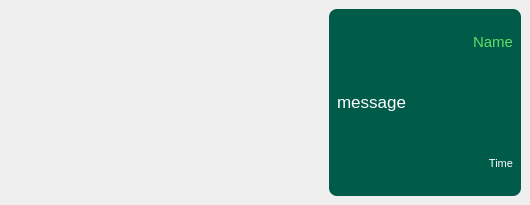
<?xml version="1.0" encoding="UTF-8"?>
<ui version="4.0">
 <class>MessageWidgetMe</class>
 <widget class="QWidget" name="MessageWidgetMe">
  <property name="geometry">
   <rect>
    <x>0</x>
    <y>0</y>
    <width>530</width>
    <height>205</height>
   </rect>
  </property>
  <property name="sizePolicy">
   <sizepolicy hsizetype="Preferred" vsizetype="Preferred">
    <horstretch>0</horstretch>
    <verstretch>0</verstretch>
   </sizepolicy>
  </property>
  <property name="windowTitle">
   <string>Form</string>
  </property>
  <property name="layoutDirection">
   <enum>Qt::LayoutDirection::LeftToRight</enum>
  </property>
  <property name="autoFillBackground">
   <bool>true</bool>
  </property>
  <layout class="QHBoxLayout" name="horizontalLayout" stretch="5,3">
   <property name="leftMargin">
    <number>9</number>
   </property>
   <property name="topMargin">
    <number>9</number>
   </property>
   <property name="rightMargin">
    <number>9</number>
   </property>
   <property name="bottomMargin">
    <number>9</number>
   </property>
   <item>
    <spacer name="horizontalSpacer">
     <property name="orientation">
      <enum>Qt::Orientation::Horizontal</enum>
     </property>
     <property name="sizeHint" stdset="0">
      <size>
       <width>561</width>
       <height>20</height>
      </size>
     </property>
    </spacer>
   </item>
   <item>
    <widget class="QFrame" name="frame">
     <property name="sizePolicy">
      <sizepolicy hsizetype="Preferred" vsizetype="Preferred">
       <horstretch>5</horstretch>
       <verstretch>0</verstretch>
      </sizepolicy>
     </property>
     <property name="maximumSize">
      <size>
       <width>358</width>
       <height>16777215</height>
      </size>
     </property>
     <property name="layoutDirection">
      <enum>Qt::LayoutDirection::LeftToRight</enum>
     </property>
     <property name="autoFillBackground">
      <bool>false</bool>
     </property>
     <property name="styleSheet">
      <string notr="true">QFrame#frame {
    background-color: rgb(0, 92, 73);
    border-radius: 8px;
    padding: 2px 4px 2px 4px;
    max-width: 350px;
}
</string>
     </property>
     <property name="frameShape">
      <enum>QFrame::Shape::StyledPanel</enum>
     </property>
     <property name="frameShadow">
      <enum>QFrame::Shadow::Raised</enum>
     </property>
     <layout class="QVBoxLayout" name="verticalLayout_2">
      <property name="spacing">
       <number>2</number>
      </property>
      <property name="leftMargin">
       <number>4</number>
      </property>
      <property name="topMargin">
       <number>2</number>
      </property>
      <property name="rightMargin">
       <number>4</number>
      </property>
      <property name="bottomMargin">
       <number>2</number>
      </property>
      <item>
       <widget class="QLabel" name="lbUsName">
        <property name="layoutDirection">
         <enum>Qt::LayoutDirection::LeftToRight</enum>
        </property>
        <property name="autoFillBackground">
         <bool>false</bool>
        </property>
        <property name="styleSheet">
         <string notr="true">background-color: transparent;
color: rgb(97, 220, 101);
font-size: 15px;
</string>
        </property>
        <property name="text">
         <string>Name</string>
        </property>
        <property name="alignment">
         <set>Qt::AlignmentFlag::AlignRight|Qt::AlignmentFlag::AlignTrailing|Qt::AlignmentFlag::AlignVCenter</set>
        </property>
       </widget>
      </item>
      <item>
       <widget class="QLabel" name="lbMessage">
        <property name="sizePolicy">
         <sizepolicy hsizetype="Fixed" vsizetype="Preferred">
          <horstretch>0</horstretch>
          <verstretch>0</verstretch>
         </sizepolicy>
        </property>
        <property name="minimumSize">
         <size>
          <width>0</width>
          <height>0</height>
         </size>
        </property>
        <property name="maximumSize">
         <size>
          <width>358</width>
          <height>16777215</height>
         </size>
        </property>
        <property name="layoutDirection">
         <enum>Qt::LayoutDirection::LeftToRight</enum>
        </property>
        <property name="autoFillBackground">
         <bool>false</bool>
        </property>
        <property name="styleSheet">
         <string notr="true">background-color: transparent;
color: white;
font-size: 17px;
</string>
        </property>
        <property name="text">
         <string>message</string>
        </property>
        <property name="textFormat">
         <enum>Qt::TextFormat::RichText</enum>
        </property>
        <property name="alignment">
         <set>Qt::AlignmentFlag::AlignLeading|Qt::AlignmentFlag::AlignLeft|Qt::AlignmentFlag::AlignVCenter</set>
        </property>
        <property name="wordWrap">
         <bool>true</bool>
        </property>
       </widget>
      </item>
      <item>
       <widget class="QLabel" name="lbTime">
        <property name="layoutDirection">
         <enum>Qt::LayoutDirection::LeftToRight</enum>
        </property>
        <property name="autoFillBackground">
         <bool>false</bool>
        </property>
        <property name="styleSheet">
         <string notr="true">color: white;
background-color: transparent;
font-size: 11px;
</string>
        </property>
        <property name="text">
         <string>Time</string>
        </property>
        <property name="alignment">
         <set>Qt::AlignmentFlag::AlignRight|Qt::AlignmentFlag::AlignTrailing|Qt::AlignmentFlag::AlignVCenter</set>
        </property>
        <property name="wordWrap">
         <bool>false</bool>
        </property>
       </widget>
      </item>
     </layout>
    </widget>
   </item>
  </layout>
 </widget>
 <resources/>
 <connections/>
</ui>
